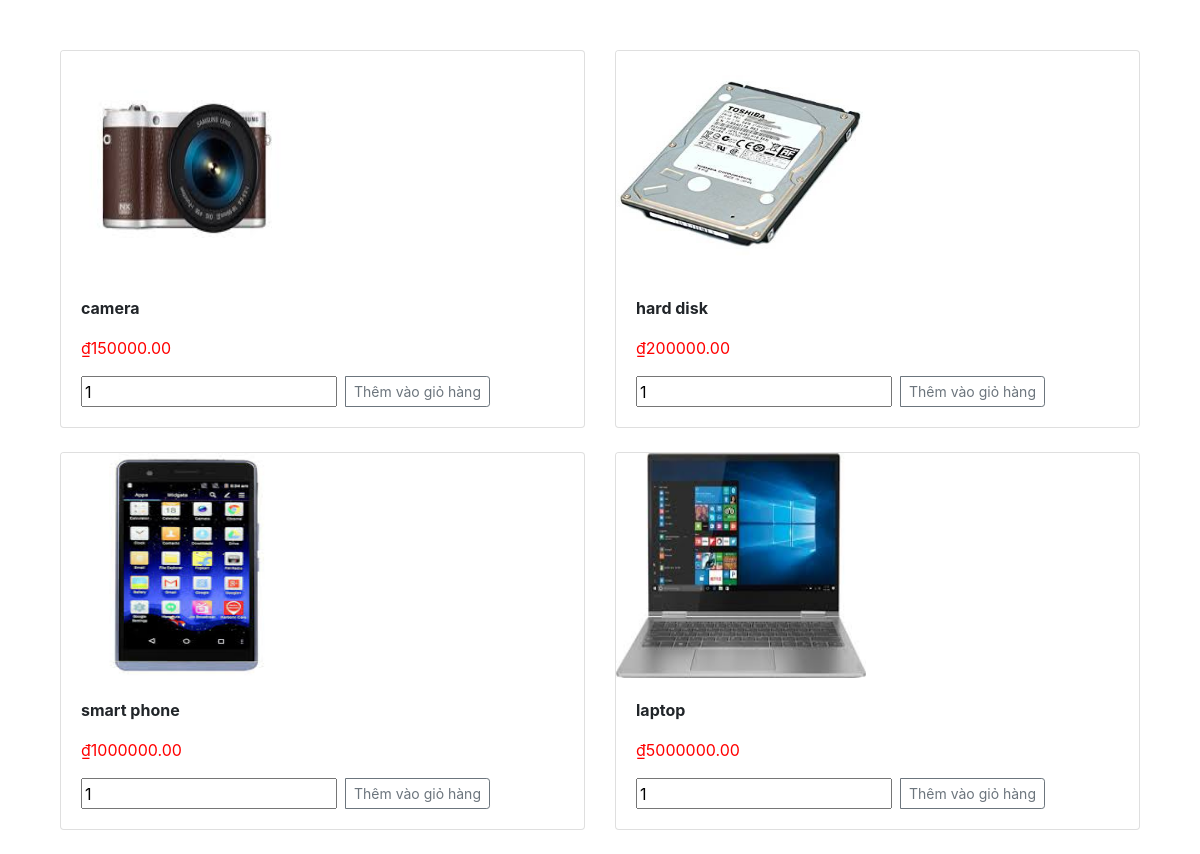
The page / on the database its author committed.
### tables this page shows
CREATE TABLE `products`  (
  `id` int(11) NOT NULL,
  `product_name` varchar(255) NULL DEFAULT NULL,
  `product_image` text NULL,
  `price` double(10, 2) NULL DEFAULT NULL,
  PRIMARY KEY (`id`) USING BTREE
);

### database.php (called while the page is built, shortened)
<?php
    class Database
    {
        public $host = 'localhost';
        public $user = 'root';
        public $password = '';
        public $database = 'shopee';
        public $connection;
        public function __construct()
        {
            $this->connection = $this->connectDatabase();
        }
        public function connectDatabase()
        {
            $connection = mysqli_connect($this->host, $this->user, $this->password, $this->database);
            return $connection;
        }
        public function runQuery($sql)
        {
            $data = array();
            $result = mysqli_query($this->connection, $sql);
            while($row = mysqli_fetch_assoc($result))
            {
                $data[] = $row;
            }
            return $data;
        }
    }
?>

### index.php (the view, shortened to what this page needs)
<?php
    require_once 'database.php';
    $database =  new Database();
 ?>
<!doctype html>
<html lang="en">
<head>
    <link rel="stylesheet" href="https://stackpath.bootstrapcdn.com/bootstrap/4.1.3/css/bootstrap.min.css">
</head>
<body>
<div class="container">
<div class="container" style="margin-top:50px;">
    <div class="row">
        <?php
            $sql = 'select * from products';
            $products = $database->runQuery($sql);
        ?>
        <?php  if(!empty($products))  :   ?>
            <?php foreach ($products as $product)   : ?>
                <div class="col-sm-6  " >
                    <form action="process.php" method="POST" name="product1" >
                        <div class="card mb-4 box-shadow">
                            <img class="card-img-top" src="images/<?php echo $product['product_image']; ?>" style="height: 225px; width: 250px; display: block;"  data-holder-rendered="true">
                            <div class="card-body">
                                <p class="card-text font-weight-bold"><?php echo $product['product_name']; ?> </p>
                                <p style="color: red">₫<?php echo $product['price']; ?></p>
                                <div class="d-flex justify-content-between align-items-center">
                                    <div class="btn-group">
                                        <input type="text" name="quanlity" value="1">
                                        <button type="submit" class="btn btn-sm btn-outline-secondary ml-2" name="submit" value="thêm vào giỏ hàng">Thêm vào giỏ hàng</button>
                                    </div>
                                </div>
                            </div>
                        </div>
                    </form>
                </div>
            <?php endforeach;  ?>
        <?php endif;  ?>
    </div>
</div>
</body>
</html>

### rows shown on the page
products: product_image (picture), product_name "camera", price "150000.00"
products: product_image (picture), product_name "hard disk", price "200000.00"
products: product_image (picture), product_name "smart phone", price "1000000.00"
products: product_image (picture), product_name "laptop", price "5000000.00"
